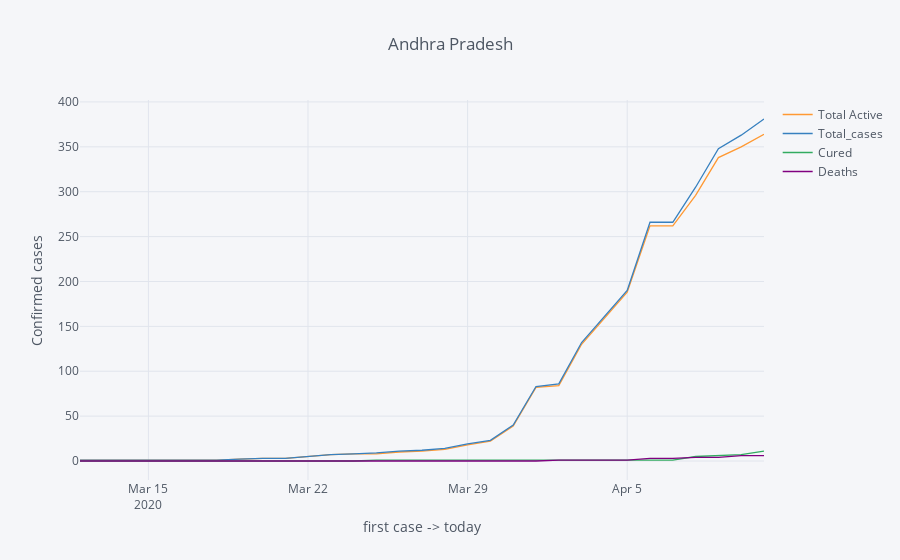
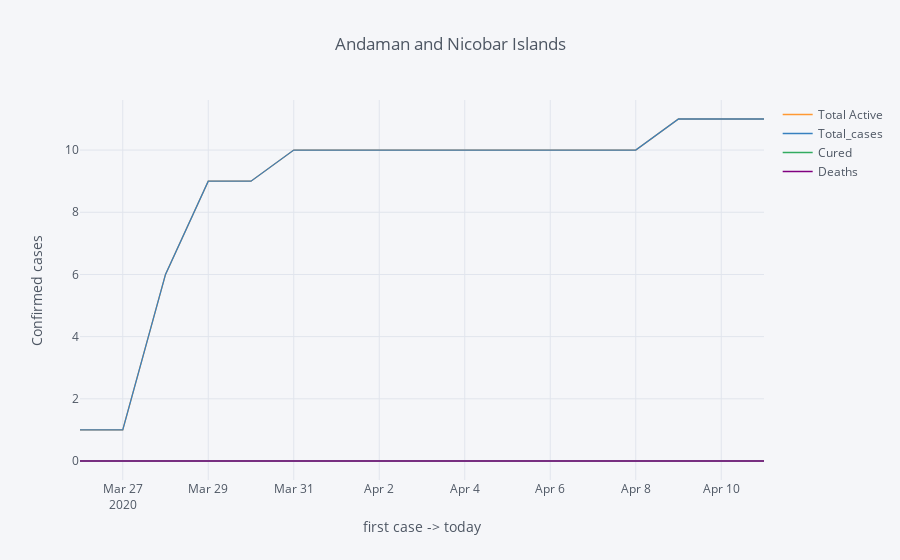
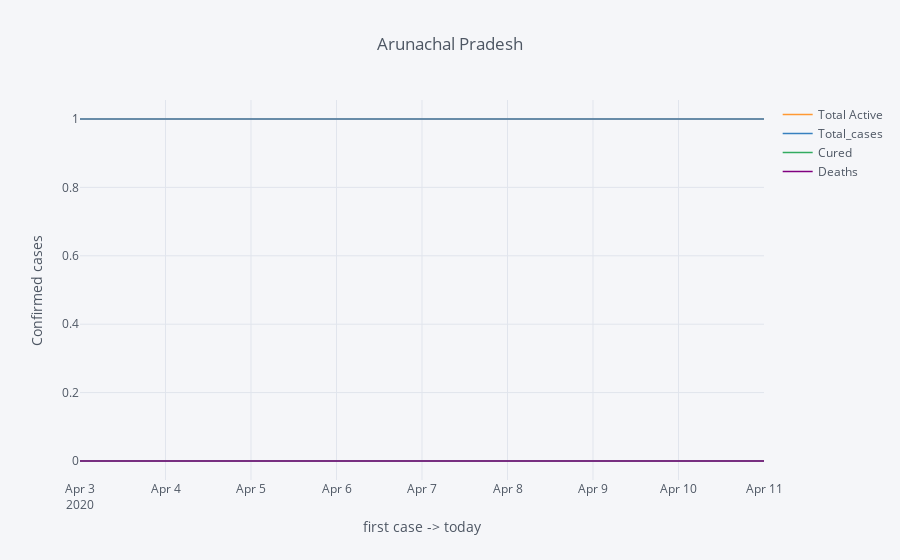

Write notebook code for charts like these, in order.
### Code cell
for state in state_dic:
    state_dic[state][['Total Active','Total_cases', 'Cured','Deaths']].iplot(title=state,
                    #colors={'Total':'black', 'Safe-Zone':'blue'}, width=2.5
                    xTitle='first case -> today', yTitle='Confirmed cases')

### Figure 1 — Plotly figure (JSON) as saved in the notebook; plotly's stock layout.template omitted (floating-point values rounded to 4 significant figures)
{"data": [{"line": {"color": "rgba(255, 153, 51, 1.0)", "dash": "solid", "shape": "linear", "width": 1.3}, "mode": "lines", "name": "Total Active", "text": "", "type": "scatter", "uid": "11e0be84-1977-485c-96b5-405222a1be76", "x": ["2020-03-12", "2020-03-13", "2020-03-14", "2020-03-15", "2020-03-16", "2020-03-17", "2020-03-18", "2020-03-19", "2020-03-20", "2020-03-21", "2020-03-22", "2020-03-23", "2020-03-24", "2020-03-25", "2020-03-26", "2020-03-27", "2020-03-28", "2020-03-29", "2020-03-30", "2020-03-31", "2020-04-01", "2020-04-02", "2020-04-03", "2020-04-04", "2020-04-05", "2020-04-06", "2020-04-07", "2020-04-08", "2020-04-09", "2020-04-10", "2020-04-11"], "y": [1, 1, 1, 1, 1, 1, 1, 2, 3, 3, 5, 7, 8, 8, 10, 11, 13, 18, 22, 39, 82, 84, 130, 159, 188, 262, 262, 296, 338, 350, 364]}, {"line": {"color": "rgba(55, 128, 191, 1.0)", "dash": "solid", "shape": "linear", "width": 1.3}, "mode": "lines", "name": "Total_cases", "text": "", "type": "scatter", "uid": "4ca573c4-ca5a-4746-9f15-1b5897052225", "x": ["2020-03-12", "2020-03-13", "2020-03-14", "2020-03-15", "2020-03-16", "2020-03-17", "2020-03-18", "2020-03-19", "2020-03-20", "2020-03-21", "2020-03-22", "2020-03-23", "2020-03-24", "2020-03-25", "2020-03-26", "2020-03-27", "2020-03-28", "2020-03-29", "2020-03-30", "2020-03-31", "2020-04-01", "2020-04-02", "2020-04-03", "2020-04-04", "2020-04-05", "2020-04-06", "2020-04-07", "2020-04-08", "2020-04-09", "2020-04-10", "2020-04-11"], "y": [1, 1, 1, 1, 1, 1, 1, 2, 3, 3, 5, 7, 8, 9, 11, 12, 14, 19, 23, 40, 83, 86, 132, 161, 190, 266, 266, 305, 348, 363, 381]}, {"line": {"color": "rgba(50, 171, 96, 1.0)", "dash": "solid", "shape": "linear", "width": 1.3}, "mode": "lines", "name": "Cured", "text": "", "type": "scatter", "uid": "e42f6cba-0bff-42d8-9334-eda741b88811", "x": ["2020-03-12", "2020-03-13", "2020-03-14", "2020-03-15", "2020-03-16", "2020-03-17", "2020-03-18", "2020-03-19", "2020-03-20", "2020-03-21", "2020-03-22", "2020-03-23", "2020-03-24", "2020-03-25", "2020-03-26", "2020-03-27", "2020-03-28", "2020-03-29", "2020-03-30", "2020-03-31", "2020-04-01", "2020-04-02", "2020-04-03", "2020-04-04", "2020-04-05", "2020-04-06", "2020-04-07", "2020-04-08", "2020-04-09", "2020-04-10", "2020-04-11"], "y": [0, 0, 0, 0, 0, 0, 0, 0, 0, 0, 0, 0, 0, 1, 1, 1, 1, 1, 1, 1, 1, 1, 1, 1, 1, 1, 1, 5, 6, 7, 11]}, {"line": {"color": "rgba(128, 0, 128, 1.0)", "dash": "solid", "shape": "linear", "width": 1.3}, "mode": "lines", "name": "Deaths", "text": "", "type": "scatter", "uid": "b7c4ba8d-3387-4d51-95cc-f5d11cc632b9", "x": ["2020-03-12", "2020-03-13", "2020-03-14", "2020-03-15", "2020-03-16", "2020-03-17", "2020-03-18", "2020-03-19", "2020-03-20", "2020-03-21", "2020-03-22", "2020-03-23", "2020-03-24", "2020-03-25", "2020-03-26", "2020-03-27", "2020-03-28", "2020-03-29", "2020-03-30", "2020-03-31", "2020-04-01", "2020-04-02", "2020-04-03", "2020-04-04", "2020-04-05", "2020-04-06", "2020-04-07", "2020-04-08", "2020-04-09", "2020-04-10", "2020-04-11"], "y": [0, 0, 0, 0, 0, 0, 0, 0, 0, 0, 0, 0, 0, 0, 0, 0, 0, 0, 0, 0, 0, 1, 1, 1, 1, 3, 3, 4, 4, 6, 6]}], "layout": {"legend": {"bgcolor": "#F5F6F9", "font": {"color": "#4D5663"}}, "paper_bgcolor": "#F5F6F9", "plot_bgcolor": "#F5F6F9", "title": {"font": {"color": "#4D5663"}, "text": "Andhra Pradesh"}, "xaxis": {"gridcolor": "#E1E5ED", "showgrid": true, "tickfont": {"color": "#4D5663"}, "title": {"font": {"color": "#4D5663"}, "text": "first case -> today"}, "zerolinecolor": "#E1E5ED"}, "yaxis": {"gridcolor": "#E1E5ED", "showgrid": true, "tickfont": {"color": "#4D5663"}, "title": {"font": {"color": "#4D5663"}, "text": "Confirmed cases"}, "zerolinecolor": "#E1E5ED"}}}

### Figure 2 — Plotly figure (JSON) as saved in the notebook; plotly's stock layout.template omitted (floating-point values rounded to 4 significant figures)
{"data": [{"line": {"color": "rgba(255, 153, 51, 1.0)", "dash": "solid", "shape": "linear", "width": 1.3}, "mode": "lines", "name": "Total Active", "text": "", "type": "scatter", "uid": "9dbedce3-816f-4743-a26c-52dfc3d2c259", "x": ["2020-03-26", "2020-03-27", "2020-03-28", "2020-03-29", "2020-03-30", "2020-03-31", "2020-04-01", "2020-04-02", "2020-04-03", "2020-04-04", "2020-04-05", "2020-04-06", "2020-04-07", "2020-04-08", "2020-04-09", "2020-04-10", "2020-04-11"], "y": [1, 1, 6, 9, 9, 10, 10, 10, 10, 10, 10, 10, 10, 10, 11, 11, 11]}, {"line": {"color": "rgba(55, 128, 191, 1.0)", "dash": "solid", "shape": "linear", "width": 1.3}, "mode": "lines", "name": "Total_cases", "text": "", "type": "scatter", "uid": "63b72f1e-3ae7-46e1-b12c-925bad278465", "x": ["2020-03-26", "2020-03-27", "2020-03-28", "2020-03-29", "2020-03-30", "2020-03-31", "2020-04-01", "2020-04-02", "2020-04-03", "2020-04-04", "2020-04-05", "2020-04-06", "2020-04-07", "2020-04-08", "2020-04-09", "2020-04-10", "2020-04-11"], "y": [1, 1, 6, 9, 9, 10, 10, 10, 10, 10, 10, 10, 10, 10, 11, 11, 11]}, {"line": {"color": "rgba(50, 171, 96, 1.0)", "dash": "solid", "shape": "linear", "width": 1.3}, "mode": "lines", "name": "Cured", "text": "", "type": "scatter", "uid": "0e600fb9-1b5a-4b90-87a9-09d6cc7740c1", "x": ["2020-03-26", "2020-03-27", "2020-03-28", "2020-03-29", "2020-03-30", "2020-03-31", "2020-04-01", "2020-04-02", "2020-04-03", "2020-04-04", "2020-04-05", "2020-04-06", "2020-04-07", "2020-04-08", "2020-04-09", "2020-04-10", "2020-04-11"], "y": [0, 0, 0, 0, 0, 0, 0, 0, 0, 0, 0, 0, 0, 0, 0, 0, 0]}, {"line": {"color": "rgba(128, 0, 128, 1.0)", "dash": "solid", "shape": "linear", "width": 1.3}, "mode": "lines", "name": "Deaths", "text": "", "type": "scatter", "uid": "4bdbd7df-0ae4-464d-abc4-ef155ad6d9d8", "x": ["2020-03-26", "2020-03-27", "2020-03-28", "2020-03-29", "2020-03-30", "2020-03-31", "2020-04-01", "2020-04-02", "2020-04-03", "2020-04-04", "2020-04-05", "2020-04-06", "2020-04-07", "2020-04-08", "2020-04-09", "2020-04-10", "2020-04-11"], "y": [0, 0, 0, 0, 0, 0, 0, 0, 0, 0, 0, 0, 0, 0, 0, 0, 0]}], "layout": {"legend": {"bgcolor": "#F5F6F9", "font": {"color": "#4D5663"}}, "paper_bgcolor": "#F5F6F9", "plot_bgcolor": "#F5F6F9", "title": {"font": {"color": "#4D5663"}, "text": "Andaman and Nicobar Islands"}, "xaxis": {"gridcolor": "#E1E5ED", "showgrid": true, "tickfont": {"color": "#4D5663"}, "title": {"font": {"color": "#4D5663"}, "text": "first case -> today"}, "zerolinecolor": "#E1E5ED"}, "yaxis": {"gridcolor": "#E1E5ED", "showgrid": true, "tickfont": {"color": "#4D5663"}, "title": {"font": {"color": "#4D5663"}, "text": "Confirmed cases"}, "zerolinecolor": "#E1E5ED"}}}

### Figure 3 — Plotly figure (JSON) as saved in the notebook; plotly's stock layout.template omitted (floating-point values rounded to 4 significant figures)
{"data": [{"line": {"color": "rgba(255, 153, 51, 1.0)", "dash": "solid", "shape": "linear", "width": 1.3}, "mode": "lines", "name": "Total Active", "text": "", "type": "scatter", "uid": "e707dee0-78a4-4e22-96c6-cc97702567b1", "x": ["2020-04-03", "2020-04-04", "2020-04-05", "2020-04-06", "2020-04-07", "2020-04-08", "2020-04-09", "2020-04-10", "2020-04-11"], "y": [1, 1, 1, 1, 1, 1, 1, 1, 1]}, {"line": {"color": "rgba(55, 128, 191, 1.0)", "dash": "solid", "shape": "linear", "width": 1.3}, "mode": "lines", "name": "Total_cases", "text": "", "type": "scatter", "uid": "720f6f01-3320-42a1-9ab8-2668a4f1c731", "x": ["2020-04-03", "2020-04-04", "2020-04-05", "2020-04-06", "2020-04-07", "2020-04-08", "2020-04-09", "2020-04-10", "2020-04-11"], "y": [1, 1, 1, 1, 1, 1, 1, 1, 1]}, {"line": {"color": "rgba(50, 171, 96, 1.0)", "dash": "solid", "shape": "linear", "width": 1.3}, "mode": "lines", "name": "Cured", "text": "", "type": "scatter", "uid": "ee8899cd-8c01-4530-b86a-edc1bb6c5c11", "x": ["2020-04-03", "2020-04-04", "2020-04-05", "2020-04-06", "2020-04-07", "2020-04-08", "2020-04-09", "2020-04-10", "2020-04-11"], "y": [0, 0, 0, 0, 0, 0, 0, 0, 0]}, {"line": {"color": "rgba(128, 0, 128, 1.0)", "dash": "solid", "shape": "linear", "width": 1.3}, "mode": "lines", "name": "Deaths", "text": "", "type": "scatter", "uid": "54ef3d85-714c-481e-8223-5c436e2ba0a6", "x": ["2020-04-03", "2020-04-04", "2020-04-05", "2020-04-06", "2020-04-07", "2020-04-08", "2020-04-09", "2020-04-10", "2020-04-11"], "y": [0, 0, 0, 0, 0, 0, 0, 0, 0]}], "layout": {"legend": {"bgcolor": "#F5F6F9", "font": {"color": "#4D5663"}}, "paper_bgcolor": "#F5F6F9", "plot_bgcolor": "#F5F6F9", "title": {"font": {"color": "#4D5663"}, "text": "Arunachal Pradesh"}, "xaxis": {"gridcolor": "#E1E5ED", "showgrid": true, "tickfont": {"color": "#4D5663"}, "title": {"font": {"color": "#4D5663"}, "text": "first case -> today"}, "zerolinecolor": "#E1E5ED"}, "yaxis": {"gridcolor": "#E1E5ED", "showgrid": true, "tickfont": {"color": "#4D5663"}, "title": {"font": {"color": "#4D5663"}, "text": "Confirmed cases"}, "zerolinecolor": "#E1E5ED"}}}
